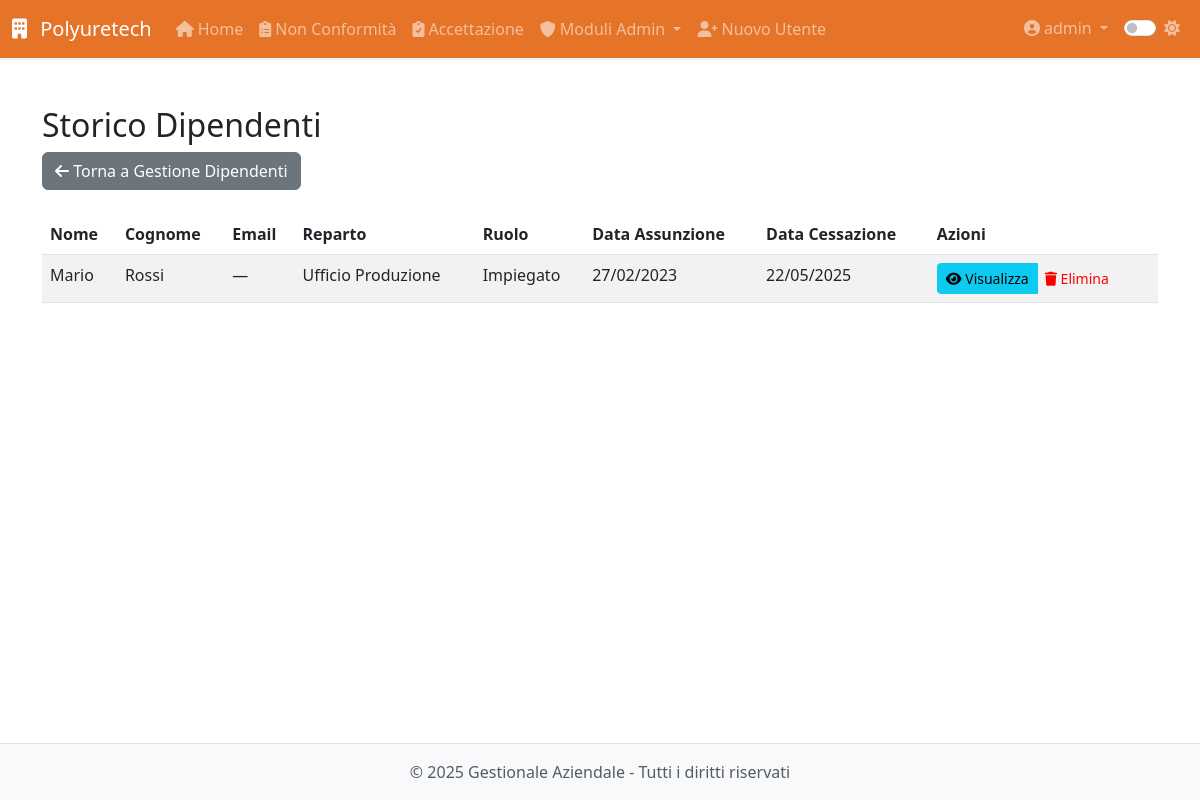
The app's page /modulo8/dipendenti/storico (signed in), older data.
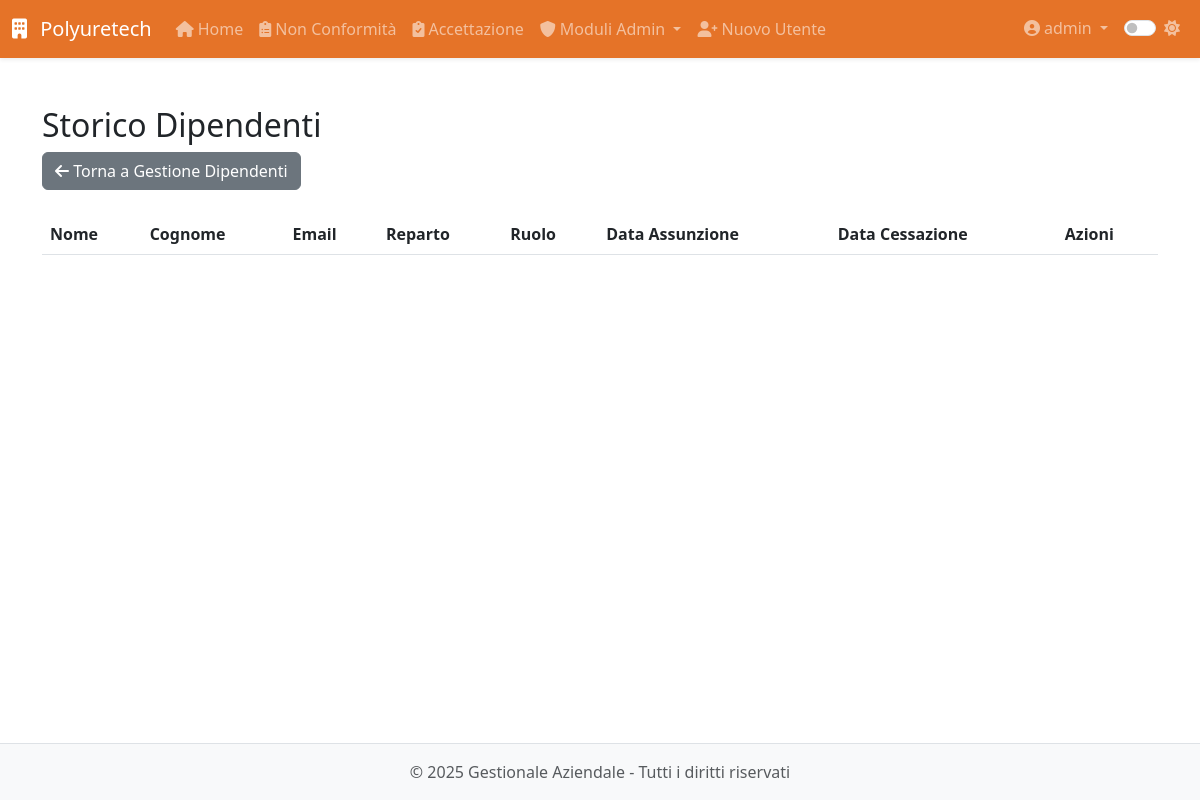
The same page, newer data.
### app/models.py (models this page shows, shortened)
class Dipendente(db.Model):
    __tablename__ = 'dipendente'
    id = db.Column(db.Integer, primary_key=True)
    nome = db.Column(db.String(100), nullable=False)
    cognome = db.Column(db.String(100), nullable=False)
    data_nascita = db.Column(db.Date, nullable=False)
    luogo_nascita = db.Column(db.String(100), nullable=False)
    provincia_nascita = db.Column(db.String(2), nullable=False)
    codice_fiscale = db.Column(db.String(16))
    email = db.Column(db.String(120))
    telefono = db.Column(db.String(20))
    matricola = db.Column(db.String(20), unique=True)
    reparto = db.Column(db.String(100))
    ruolo = db.Column(db.String(100))
    data_assunzione_somministrazione = db.Column(db.Date)
    agenzia_somministrazione = db.Column(db.String(100))
    data_assunzione_indeterminato = db.Column(db.Date)
    legge_104 = db.Column(db.Boolean, default=False)
    donatore_avis = db.Column(db.Boolean, default=False)
    indirizzo_residenza = db.Column(db.String(200))
    citta_residenza = db.Column(db.String(100))
    provincia_residenza = db.Column(db.String(2))
    cap_residenza = db.Column(db.String(5))
    data_cessazione = db.Column(db.Date)
    note = db.Column(db.Text)
    archiviato = db.Column(db.Boolean, default=False)
    created_by_id = db.Column(db.Integer, db.ForeignKey('users.id'))
    created_by = db.relationship('User', backref='dipendenti_creati')
    competenze = db.relationship('Competenza',
                               secondary='dipendente_competenza',
                               backref=db.backref('dipendenti', lazy='dynamic'))
    competenze_associate = db.relationship('DipendenteCompetenza',
                                         back_populates='dipendente',
                                         overlaps="competenze,dipendenti")
    vestiario = db.relationship('Inventory',
                              secondary='prelievi_vestiario',
                              backref='dipendenti')
    performance = db.relationship('Performance', back_populates='dipendente', cascade='all, delete-orphan')
    partecipazioni_corsi = db.relationship('PartecipazioneCorso', backref='dipendente', lazy=True)
    corsi_sicurezza = db.relationship('CorsoSicurezza', secondary='dipendente_corso_sicurezza',
                                    backref=db.backref('dipendenti', lazy=True))

### app/routes/modulo8.py (the view)
@modulo8.route('/dipendenti/storico')
@login_required
@admin_required
def storico_dipendenti():
    dipendenti = Dipendente.query.filter_by(archiviato=True).order_by(Dipendente.data_cessazione.desc()).all()
    return render_template('modulo8/dipendenti/storico.html', dipendenti=dipendenti)

### app/models.py (called while the page is built)
@login_manager.user_loader
def load_user(id):
    return User.query.get(int(id))

    def is_admin(self):
        return self.role == 'admin'

### app/utils.py (called while the page is built)
def admin_required(f):
    @wraps(f)
    def decorated_function(*args, **kwargs):
        if not current_user.is_admin:
            abort(403)
        return f(*args, **kwargs)
    return decorated_function

### app/templates/modulo8/dipendenti/storico.html (shortened to what this page needs)
{% extends 'base.html' %}
{% block content %}
<div class="module-view">
  <h2>Storico Dipendenti</h2>
  <div class="mb-4">
    <a href="{{ url_for('modulo8.dipendenti') }}" class="btn btn-secondary">
      <i class="fas fa-arrow-left"></i> Torna a Gestione Dipendenti
    </a>
  </div>
  <table class="table table-striped">
    <thead>
      <tr>
        <th>Nome</th>
        <th>Cognome</th>
        <th>Email</th>
        <th>Reparto</th>
        <th>Ruolo</th>
        <th>Data Assunzione</th>
        <th>Data Cessazione</th>
        <th>Azioni</th>
      </tr>
    </thead>
    <tbody>
      {% for dip in dipendenti %}
      <tr>
        <td>{{ dip.nome }}</td>
        <td>{{ dip.cognome }}</td>
        <td>{{ dip.email or '—' }}</td>
        <td>{{ dip.reparto or '—' }}</td>
        <td>{{ dip.ruolo or '—' }}</td>
        <td>
          {% if dip.data_assunzione_indeterminato %}
            {{ dip.data_assunzione_indeterminato.strftime('%d/%m/%Y') }}
          {% else %}
            —
          {% endif %}
        </td>
        <td>{{ dip.data_cessazione.strftime('%d/%m/%Y') }}</td>
        <td>
          <div class="btn-group">
            <a href="{{ url_for('modulo8.visualizza_archivio_dipendente', id=dip.id) }}" class="btn btn-sm btn-info">
              <i class="fas fa-eye"></i> Visualizza
            </a>
            <button type="button" class="btn btn-sm btn-danger" data-bs-toggle="modal" data-bs-target="#deleteModal{{ dip.id }}">
              <i class="fas fa-trash"></i> Elimina
            </button>
          </div>
        </td>
      </tr>
      {% endfor %}
    </tbody>
  </table>
</div>
{% endblock %}

Row changes from the older to the newer data that the page shows:
removed Dipendente: nome "Mario", cognome "Rossi", email "—", reparto "Ufficio Produzione", ruolo "Impiegato", data_assunzione_indeterminato "27/02/2023", data_cessazione "22/05/2025"
